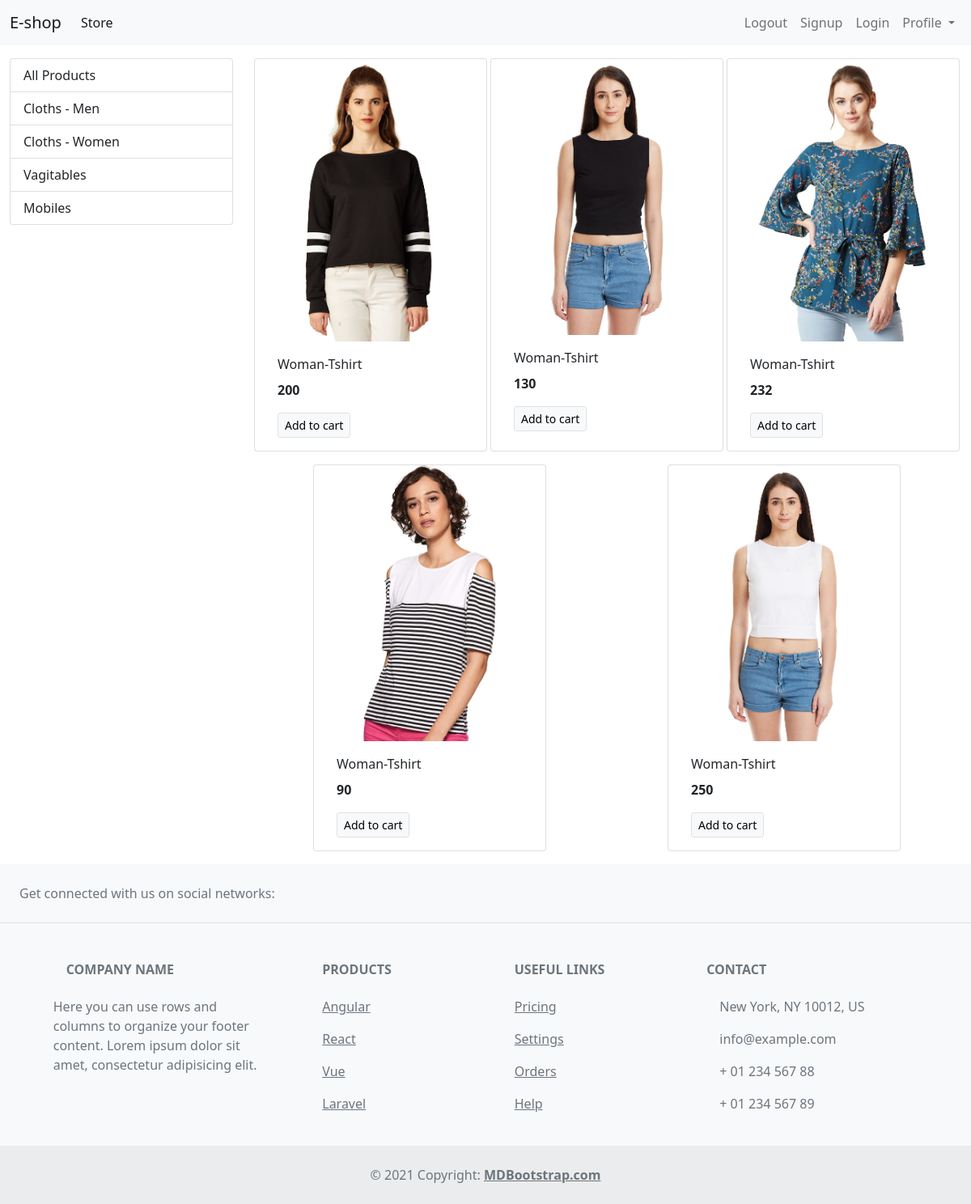
The app's page /?category=2 with its own data.
### Store/models/category.py (models this page shows, shortened)
class Category(models.Model):
    name = models.CharField(max_length=40)
    @staticmethod
    def get_all_catagories():
        return Category.objects.all()

### Store/models/product.py (models this page shows, shortened)
class Product(models.Model):
    name = models.CharField(max_length=50)
    price = models.IntegerField(default=0)
    category = models.ForeignKey(Category, on_delete=models.CASCADE, default=1)
    description = models.CharField(max_length=200, default='', null=True, blank=True)
    image = models.ImageField(upload_to='uploads/product')
    @staticmethod
    def get_all_products_by_categoryid(category_id):
        if category_id:
            return Product.objects.filter(category=category_id)
        else:
            return Product.get_all_products()

### Store/views/home.py (the view, shortened to what this page needs)
# urls.py: path('', Index.as_view(), name='homepage'),
class Index(View):
    def get(self, request):
        products = None
        categories = Category.get_all_catagories()
        categoryID = request.GET.get('category')
        if categoryID:
            products = Product.get_all_products_by_categoryid(categoryID)
        else:
            products = Product.get_all_products()
        data = {}
        data['products'] = products
        data['categories'] = categories
        print('You are:', request.session.get('email'))
        return render(request, 'indexx.html', data)

### Store/templates/indexx.html (shortened to what this page needs)
{% extends 'base.html' %}
{% block content %}
<div class="container-fluid mt-3">
    <div class="row">
        <div class="col-lg-3 mx-auto">
            <div class="list-group">
                <a href="/" class="list-group-item list-group-item-action">All Products</a>
                {% for category in categories %}
                <a href="/?category={{category.id}}" class="list-group-item list-group-item-action">
                    {{category.name}}</a>
                {% endfor %}
            </div>
        </div>
        <div id='products' class="col-lg-9 mx-auto">
            <div class="row mx-auto">
                {% for product in products %}
                <div class="card mx-auto mb-3" style="width: 18rem;">
                    <img src="{{product.image.url}}" class="card-img-top" alt="Card image cap">
                    <div class="card-body">
                        <p class="card-title">{{product.name}}</p>
                        <p class="card-text"><b>{{product.price}}</b></p>
                        <form action="/" method="POST">
                            <input type="submit" value="Add to cart" class="btn btn-light border btn-sm">
                        </form>
                    </div>
                </div>
                {% endfor %}
            </div>
        </div>
    </div>
</div>
{% endblock %}

### records on screen
Category: name "Cloths - Men"
Category: name "Cloths - Women"
Category: name "Vagitables"
Category: name "Mobiles"
Product: image (picture), name "Woman-Tshirt", price "200"
Product: image (picture), name "Woman-Tshirt", price "130"
Product: image (picture), name "Woman-Tshirt", price "232"
Product: image (picture), name "Woman-Tshirt", price "90"
Product: image (picture), name "Woman-Tshirt", price "250"
